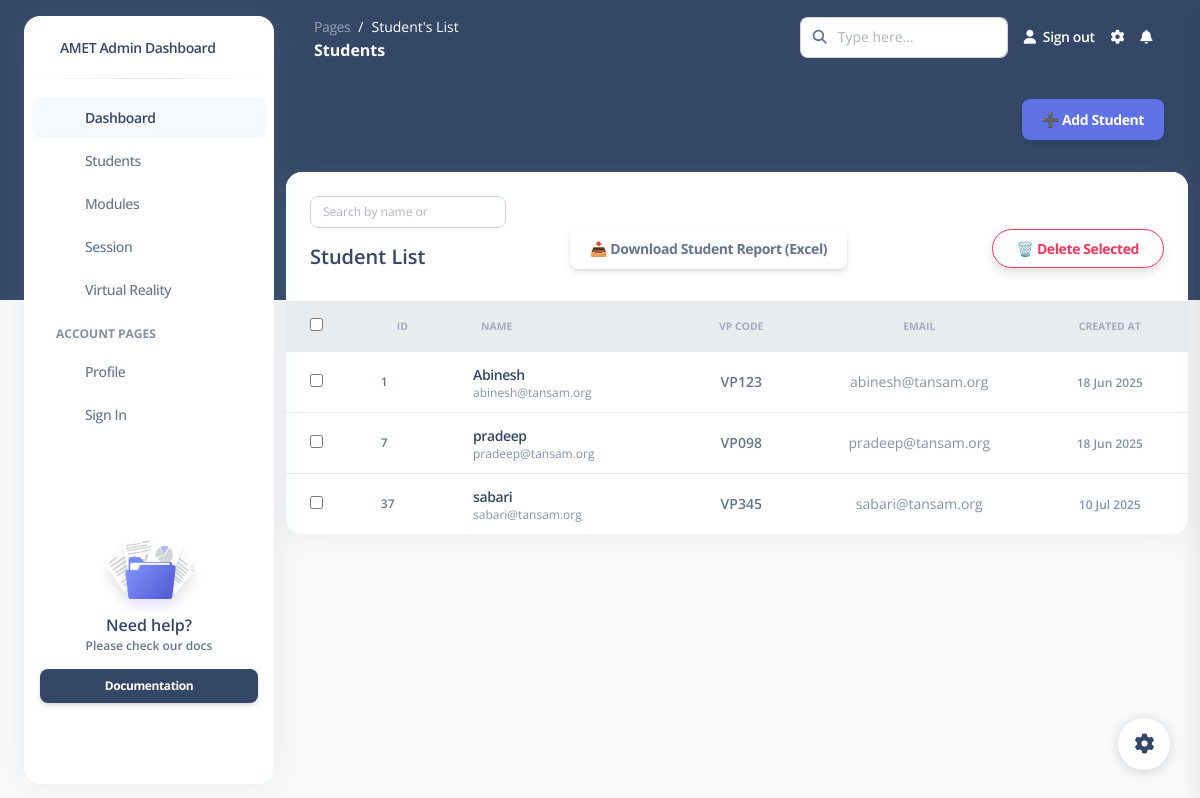
The page /students/ on the database its author committed.
### students/models.py (models this page shows, shortened)
class Student(models.Model):
    name = models.CharField(max_length=100)
    degree = models.ForeignKey(Degree, on_delete=models.SET_NULL, null=True, blank=True)
    department = models.ForeignKey(Department, on_delete=models.SET_NULL, null=True, blank=True,default=1)
    section = models.ForeignKey(Section, on_delete=models.SET_NULL, null=True, blank=True)
    email = models.EmailField(unique=True, null=True, blank=True)
    vp_code = models.CharField(max_length=20, unique=True)
    created_at = models.DateTimeField(default=timezone.now)

### students/views.py (the view)
# urls.py: path('students/', student_profile, name='student_profile'),
def student_profile(request):
    students = Student.objects.all()
    return render(request, 'student_profile.html', {'students': students})

### students/templates/student_profile.html (shortened to what this page needs)
{% load static %}
<!DOCTYPE html>
<html lang="en">
<head>
  <link href="https://demos.creative-tim.com/argon-dashboard-pro/assets/css/nucleo-icons.css" rel="stylesheet" />
  <link href="https://demos.creative-tim.com/argon-dashboard-pro/assets/css/nucleo-svg.css" rel="stylesheet" />
  <link id="pagestyle" href="{% static 'css/argon-dashboard.css' %}" rel="stylesheet" />
</head>
<body class="g-sidenav-show   bg-gray-100">
  <div class="min-height-300 bg-dark position-absolute w-100"></div>
  <aside class="sidenav bg-white navbar navbar-vertical navbar-expand-xs border-0 border-radius-xl my-3 fixed-start ms-4 " id="sidenav-main">
    <div class="sidenav-header">
      <a class="navbar-brand m-0" href="{% url 'admin_dashboard' %}"  >
        <span class="ms-1 font-weight-bold">AMET Admin Dashboard</span>
      </a>
    </div>
    <hr class="horizontal dark mt-0">
    <div class="collapse navbar-collapse  w-auto " id="sidenav-collapse-main">
      <ul class="navbar-nav">
        <li class="nav-item">
          <a class="nav-link active" href="{% url 'admin_dashboard' %}">
            <div class="icon icon-shape icon-sm border-radius-md text-center me-2 d-flex align-items-center justify-content-center">
            </div>
            <span class="nav-link-text ms-1">Dashboard</span>
          </a>
        </li>
        <li class="nav-item">
          <a class="nav-link " href="{% url 'student_profile' %}">
            <div class="icon icon-shape icon-sm border-radius-md text-center me-2 d-flex align-items-center justify-content-center">
            </div>
            <span class="nav-link-text ms-1">Students</span>
          </a>
        </li>
        <li class="nav-item">
          <a class="nav-link " href="{% url 'module_list' %}">
            <div class="icon icon-shape icon-sm border-radius-md text-center me-2 d-flex align-items-center justify-content-center">
            </div>
            <span class="nav-link-text ms-1">Modules</span>
          </a>
        </li>
        <li class="nav-item">
          <a class="nav-link " href="{% url 'sessions_list' %}">
            <div class="icon icon-shape icon-sm border-radius-md text-center me-2 d-flex align-items-center justify-content-center">
            </div>
            <span class="nav-link-text ms-1">Session</span>
          </a>
        </li>
        <li class="nav-item">
          <a class="nav-link " href="">
            <div class="icon icon-shape icon-sm border-radius-md text-center me-2 d-flex align-items-center justify-content-center">
            </div>
            <span class="nav-link-text ms-1">Virtual Reality</span>
          </a>
        </li>
        <li class="nav-item mt-3">
          <h6 class="ps-4 ms-2 text-uppercase text-xs font-weight-bolder opacity-6">Account pages</h6>
        </li>
        <li class="nav-item">
          <a class="nav-link " href="">
            <div class="icon icon-shape icon-sm border-radius-md text-center me-2 d-flex align-items-center justify-content-center">
            </div>
            <span class="nav-link-text ms-1">Profile</span>
          </a>
        </li>
        <li class="nav-item">
          <a class="nav-link " href="{% url 'admin_login' %}">
            <div class="icon icon-shape icon-sm border-radius-md text-center me-2 d-flex align-items-center justify-content-center">
            </div>
            <span class="nav-link-text ms-1">Sign In</span>
          </a>
        </li>
      </ul>
    </div>
    <div class="sidenav-footer mx-3 ">
      <div class="card card-plain shadow-none" id="sidenavCard">
        <img class="w-50 mx-auto" src="{% static 'asset/img copy/illustrations/icon-documentation.svg' %}" alt="sidebar_illustration">
        <div class="card-body text-center p-3 w-100 pt-0">
          <div class="docs-info">
            <h6 class="mb-0">Need help?</h6>
            <p class="text-xs font-weight-bold mb-0">Please check our docs</p>
          </div>
        </div>
      </div>
      <a href="" target="_blank" class="btn btn-dark btn-sm w-100 mb-3">Documentation</a>
    </div>
  </aside>
  <main class="main-content position-relative border-radius-lg ">
    <nav class="navbar navbar-main navbar-expand-lg px-0 mx-4 shadow-none border-radius-xl " id="navbarBlur" data-scroll="false">
      <div class="container-fluid py-1 px-3">
        <nav aria-label="breadcrumb">
          <ol class="breadcrumb bg-transparent mb-0 pb-0 pt-1 px-0 me-sm-6 me-5">
            <li class="breadcrumb-item text-sm"><a class="opacity-5 text-white" href="javascript:;">Pages</a></li>
            <li class="breadcrumb-item text-sm text-white active" aria-current="page">Student's List</li>
          </ol>
          <h6 class="font-weight-bolder text-white mb-0">Students</h6>
        </nav>
        <div class="collapse navbar-collapse mt-sm-0 mt-2 me-md-0 me-sm-4" id="navbar">
          <div class="ms-md-auto pe-md-3 d-flex align-items-center">
            <div class="input-group">
              <span class="input-group-text text-body"><i class="fas fa-search" aria-hidden="true"></i></span>
              <input type="text" class="form-control" placeholder="Type here...">
            </div>
          </div>
          <ul class="navbar-nav  justify-content-end">
            <li class="nav-item d-flex align-items-center">
              <a href="{% url 'admin_login' %}" class="nav-link text-white font-weight-bold px-0">
                <i class="fa fa-user me-sm-1"></i>
                <span class="d-sm-inline d-none" >Sign out<output></output></span>
              </a>
            </li>
            <li class="nav-item px-3 d-flex align-items-center">
              <a href="javascript:;" class="nav-link text-white p-0">
                <i class="fa fa-cog fixed-plugin-button-nav cursor-pointer"></i>
              </a>
            </li>
            <li class="nav-item dropdown pe-2 d-flex align-items-center">
              <a href="javascript:;" class="nav-link text-white p-0" id="dropdownMenuButton" data-bs-toggle="dropdown" aria-expanded="false">
                <i class="fa fa-bell cursor-pointer"></i>
              </a>
            </li>
          </ul>
        </div>
      </div>
    </nav>
    <div class="container-fluid py-4">
<div class="d-flex justify-content-between align-items-center px-4 mb-3">
  <h5 class="mb-0 fw-bold">Student List</h5>
  <a href="{% url 'add_student' %}" class="btn btn-primary">
    ➕ Add Student
  </a>
</div>
<div class="row">
  <div class="col-12">
    <div class="card mb-4">
     <div class="card-header pb-0">
  <div class="row align-items-center">
    <div class="col-md-3 text-end">
      <input
        type="text"
        id="studentSearch"
        class="form-control form-control-sm"
        placeholder="Search by name or "
        onkeyup="filterStudents()"
      />
    </div>
  </div>
</div>
  <form method="POST" action="{% url 'bulk_delete_students'  %}">
 <div class="px-4 mb-3 d-flex justify-content-between align-items-center">
  <h5 class="mb-0 fw-bold">Student List</h5>
<a href="{% url 'export_student_report' %}" class="btn btn">
  📥 Download Student Report (Excel)
</a>
  <button type="submit"
          class="btn btn-outline-danger btn-sm rounded-pill px-4 py-2 shadow-sm fw-semibold"
          style="font-size: 14px;"
          onclick="return confirm('Are you sure you want to delete the selected students?')">
    🗑️ Delete Selected
  </button>
</div>
  <div class="table-responsive p-0">
    <table class="table align-items-center mb-0">
      <thead class="bg-light">
        <tr>
          <th class="ps-4"><input type="checkbox" id="select-all" /></th>
          <th class="text-uppercase text-secondary text-xxs font-weight-bolder opacity-7">ID</th>
          <th class="text-uppercase text-secondary text-xxs font-weight-bolder opacity-7">Name</th>
          <th class="text-uppercase text-secondary text-xxs font-weight-bolder opacity-7 text-center">VP Code</th>
          <th class="text-uppercase text-secondary text-xxs font-weight-bolder opacity-7 text-center">Email</th>
          <th class="text-uppercase text-secondary text-xxs font-weight-bolder opacity-7 text-center">Created At</th>
        </tr>
      </thead>
      <tbody>
        {% for student in students %}
        <tr>
          <td class="ps-4">
            <input type="checkbox" name="selected_ids" value="{{ student.id }}">
          </td>
          <td><p class="text-xs font-weight-bold mb-0">{{ student.id }}</p></td>
          <td>
            <div class="d-flex px-2 py-1 align-items-center">
              <div class="d-flex flex-column justify-content-center">
                <h6 class="mb-0 text-sm">
                  <a href="{% url 'edit_student' student.id %}">{{ student.name }}</a>
                </h6>
                <p class="text-xs text-secondary mb-0">{{ student.email }}</p>
              </div>
            </div>
          </td>
          <td class="text-center"><p class="text-sm font-weight-bold mb-0">{{ student.vp_code }}</p></td>
          <td class="text-center"><p class="text-sm text-secondary mb-0">{{ student.email }}</p></td>
          <td class="text-center">
            <span class="text-xs text-secondary font-weight-bold">{{ student.created_at|date:"d M Y" }}</span>
          </td>
        {% empty %}
        <tr>
          <td colspan="7" class="text-center py-4"><p class="text-muted mb-0">No students found.</p></td>
        </tr>
        {% endfor %}
      </tbody>
    </table>
  </div>
</form>
    </div>
  </div>
</div>
      <footer class="footer pt-3  ">
      </footer>
    </div>
  </main>
  <div class="fixed-plugin">
    <a class="fixed-plugin-button text-dark position-fixed px-3 py-2">
      <i class="fa fa-cog py-2"> </i>
    </a>
  </div>
</body>
</html>

### rows shown on the page
Student: id "1", name "Abinesh", email "abinesh@tansam.org", vp_code "VP123", created_at "18 Jun 2025"
Student: id "7", name "pradeep", email "pradeep@tansam.org", vp_code "VP098", created_at "18 Jun 2025"
Student: id "37", name "sabari", email "sabari@tansam.org", vp_code "VP345", created_at "10 Jul 2025"
